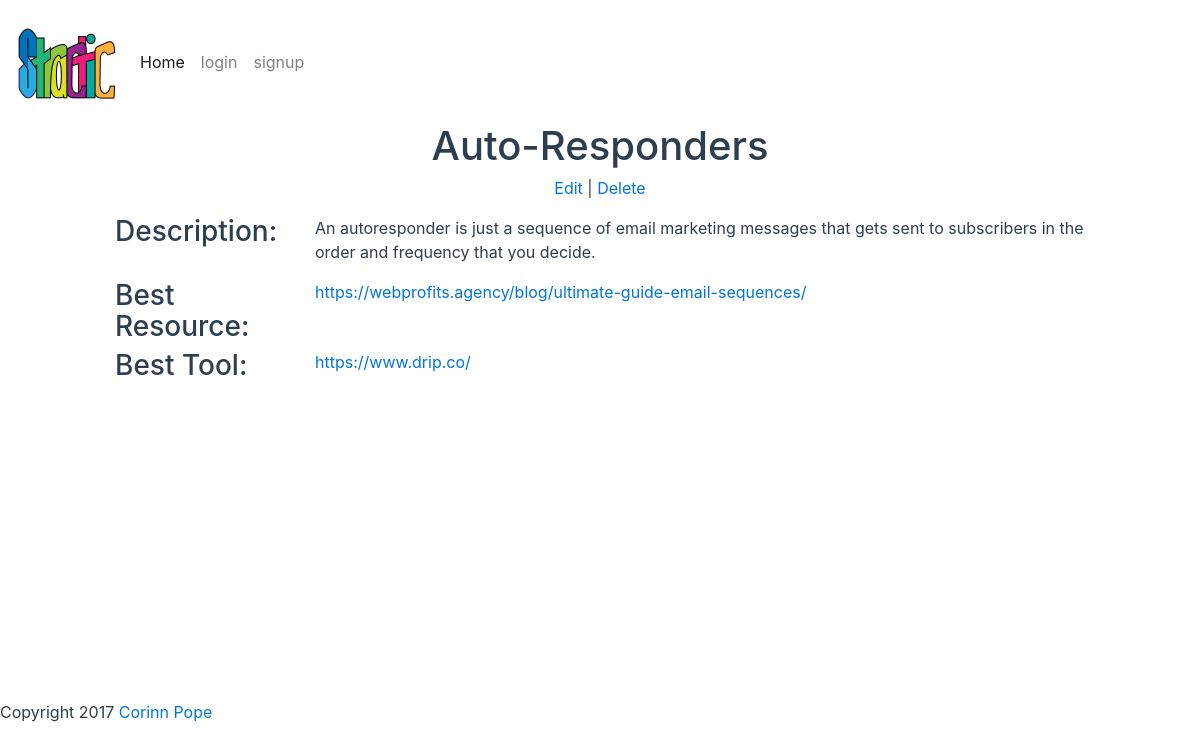
Page /strategy/1/tactic/1/details/ on the committed database.
### database_setup.py (models this page shows, shortened)
class Tactic(Base):
  __tablename__ = 'tactic'
  id = Column(Integer, primary_key=True)
  strategy_id = Column(Integer, ForeignKey('strategy.id'))
  strategy = relationship(Strategy)
  user_id = Column(Integer, ForeignKey('user.id'))
  user = relationship(User)
  name = Column(String(100), nullable=False)
  description = Column(Text)
  difficulty = Column(String(50))
  resource_link = Column(String(500))
  tool_link = Column(String(500))

### project.py (the view)
@app.route('/strategy/<int:strategy_id>/tactic/<int:tactic_id>/details/')
def tacticDetails(strategy_id, tactic_id):
    strategy = db_session.query(Strategy).filter_by(id=strategy_id).one()
    tactic = db_session.query(Tactic).filter_by(id=tactic_id).one()
    return render_template('tactic-detail.html',strategy=strategy,  tactic=tactic)

### project.py (called while the page is built)
@app.before_request
def before_request():
    g.user = None
    if 'twitter_oauth' in session:
        g.user = session['twitter_oauth']

### templates/tactic-detail.html (shortened to what this page needs)
{% extends "base.html" %}
{% block content %}
<div class="row">
	<div class="col-md-12 text-center">
		<h1>{{tactic.name}}</h1>
		<a href = "{{url_for('editTactic', strategy_id = strategy.id, tactic_id = tactic.id)}}">Edit</a> |
		<a href = "{{url_for('deleteTactic', strategy_id = strategy.id, tactic_id = tactic.id)}}">Delete</a></p>
	</div>
</div>
	<div class="row">
		<div class="col-md-1"></div>
		<div class="col-md-2">
			<h3>Description:</h3>
		</div>
		<div class="col-md-8">
			<p>{{tactic.description}}</p>
		</div>
	</div>
	<div class="row">
		<div class="col-md-1"></div>
		<div class="col-md-2">
			<h3>Best Resource:</h3>
		</div>
		<div class="col-md-8">
			<a href="{{tactic.resource_link}}">{{tactic.resource_link}}</a>
		</div>
	</div>
	<div class="row">
		<div class="col-md-1"></div>
		<div class="col-md-2">
			<h3>Best Tool:</h3>
		</div>
		<div class="col-md-8">
			<a href="{{tactic.tool_link}}">{{tactic.tool_link}}</a>
		</div>
	</div>
			  </div>
{% endblock %}

### static/css/style.css (style rules this page uses)
html { position: relative; min-height: 100%; }
body { margin: 0 0 100px; }

### rows in the picture
Tactic: name "Auto-Responders", description "An autoresponder is just a sequence of email marketing messages that gets sent to subscribers in the order and frequency that you decide.", resource_link "https://webprofits.agency/blog/ultimate-guide-email-sequences/", tool_link "https://www.drip.co/"
